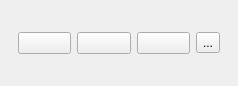
<?xml version="1.0" encoding="UTF-8"?>
<ui version="4.0">
 <class>MainWindow</class>
 <widget class="QMainWindow" name="MainWindow">
  <property name="geometry">
   <rect>
    <x>0</x>
    <y>0</y>
    <width>238</width>
    <height>86</height>
   </rect>
  </property>
  <property name="sizePolicy">
   <sizepolicy hsizetype="Preferred" vsizetype="Preferred">
    <horstretch>0</horstretch>
    <verstretch>0</verstretch>
   </sizepolicy>
  </property>
  <property name="windowTitle">
   <string>极简音乐播放器</string>
  </property>
  <property name="windowIcon">
   <iconset resource="res.qrc">
    <normaloff>:/img/ico.png</normaloff>:/img/ico.png</iconset>
  </property>
  <widget class="QWidget" name="centralwidget">
   <layout class="QHBoxLayout" name="horizontalLayout_3">
    <item>
     <widget class="QWidget" name="widget" native="true">
      <property name="sizePolicy">
       <sizepolicy hsizetype="Preferred" vsizetype="Fixed">
        <horstretch>0</horstretch>
        <verstretch>0</verstretch>
       </sizepolicy>
      </property>
      <property name="maximumSize">
       <size>
        <width>300</width>
        <height>200</height>
       </size>
      </property>
      <layout class="QHBoxLayout" name="horizontalLayout_2">
       <item>
        <layout class="QHBoxLayout" name="horizontalLayout">
         <item>
          <widget class="QPushButton" name="pushButton">
           <property name="toolTip">
            <string>选择文件</string>
           </property>
           <property name="text">
            <string/>
           </property>
           <property name="icon">
            <iconset resource="res.qrc">
             <normaloff>:/img/file.png</normaloff>:/img/file.png</iconset>
           </property>
          </widget>
         </item>
         <item>
          <widget class="QPushButton" name="pushButton_4">
           <property name="toolTip">
            <string>播放</string>
           </property>
           <property name="text">
            <string/>
           </property>
           <property name="icon">
            <iconset resource="res.qrc">
             <normaloff>:/img/pause.png</normaloff>:/img/pause.png</iconset>
           </property>
          </widget>
         </item>
         <item>
          <widget class="QPushButton" name="pushButton_2">
           <property name="toolTip">
            <string>查看歌单</string>
           </property>
           <property name="text">
            <string/>
           </property>
           <property name="icon">
            <iconset resource="res.qrc">
             <normaloff>:/img/list.png</normaloff>:/img/list.png</iconset>
           </property>
          </widget>
         </item>
         <item>
          <widget class="QToolButton" name="toolButton">
           <property name="toolTip">
            <string>重置</string>
           </property>
           <property name="text">
            <string>...</string>
           </property>
           <property name="icon">
            <iconset resource="res.qrc">
             <normaloff>:/img/reset.png</normaloff>:/img/reset.png</iconset>
           </property>
          </widget>
         </item>
        </layout>
       </item>
      </layout>
     </widget>
    </item>
   </layout>
  </widget>
 </widget>
 <resources>
  <include location="res.qrc"/>
 </resources>
 <connections/>
</ui>
